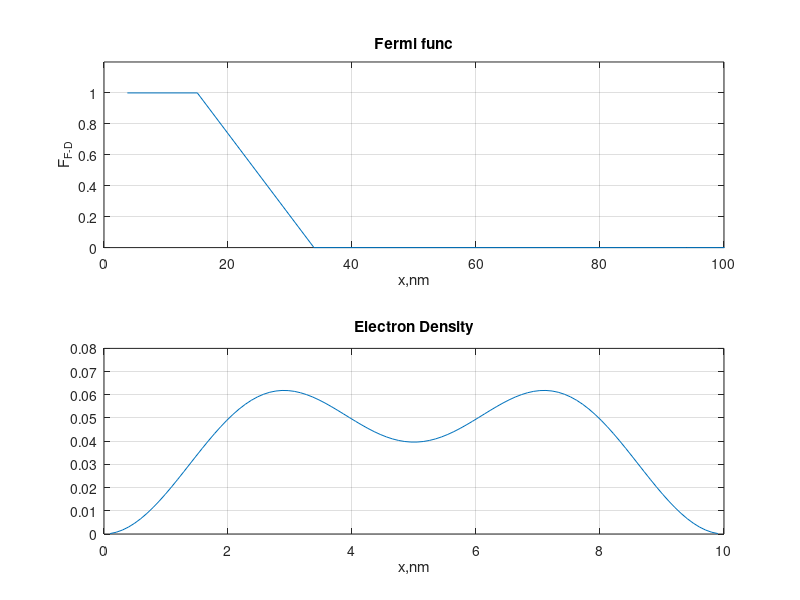
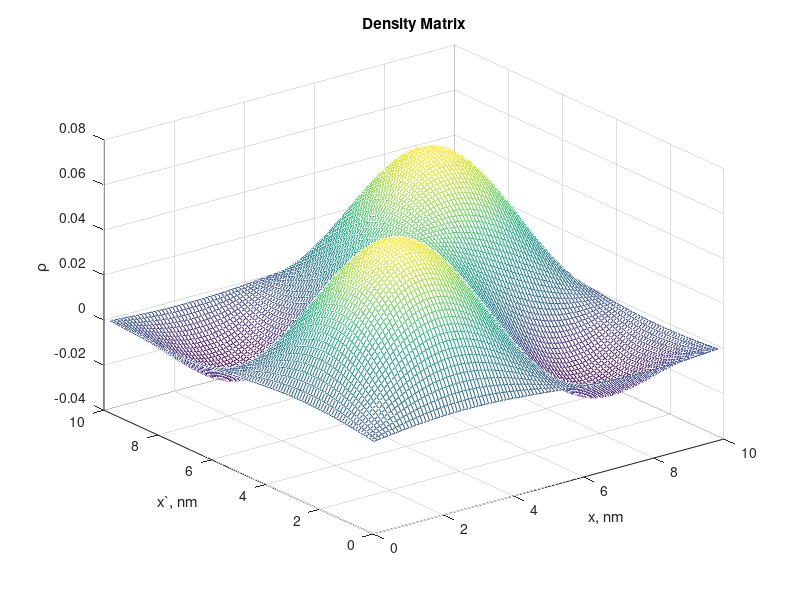

Here is the MATLAB script that generated these plots, in order:
clear all
clc


load('const_here.mat')
J2eV=1/eV2J;
kT =0;


mu = 0.02;
Np=100;
L=10e-9;
U=0;
n=[1:Np];
deltax=L/(Np+1);
x=(1:(Np))*deltax;
U=ones(Np,1)*U;
t0=hbar^2/(2*m0*deltax.^2);

H = diag(ones(Np,1)*2*t0+U)+diag(ones(Np-1,1)*(-t0),1)+diag(ones(Np-1,1)*(-t0),-1);
[psi,E]=eig(H);
E = diag(E)*J2eV;
I = ones((size(E)));

F_f_d = 1./((exp((E-mu*I)/kT))+1);
%plot(E,F_f_d)
%grid()
%axis([0 0.1 0 1.2])

ro_e = diag(F_f_d);
n = psi*ro_e*conj(psi');

%psi_2 = psi(2,:);
%plot(x*10e8,abs(psi_2).^2)

%plot(x*10e8,n(:,8))
%subplot(2,1,1)
%plot(x*10e8,n(:,2))
%axis([0 10 0 0.1])
%subplot(2,1,1)
%plot(x*10e8,n)
%grid()
%subplot(2,1,2)
%plot(E,F_f_d)
%grid()
%axis([0 0.1 0 1.2])


%subplot(2,1,2)

subplot(2,1,1)
plot(E*1000,F_f_d)
title('Fermi func')
xlabel('x,nm')
ylabel('F_{F-D}')
grid()
axis([0 100 0 1.2])

subplot(2,1,2)
plot(x*10e8, 2*diag(n));
grid()
xlabel('x,nm')
title('Electron Density')
figure
ro = 2*psi*ro_e*conj(psi');
a =mesh(x*10e8,x'*10e8,ro);
xlabel('x, nm')
ylabel('x`, nm')
zlabel('\rho')
title('Density Matrix')


